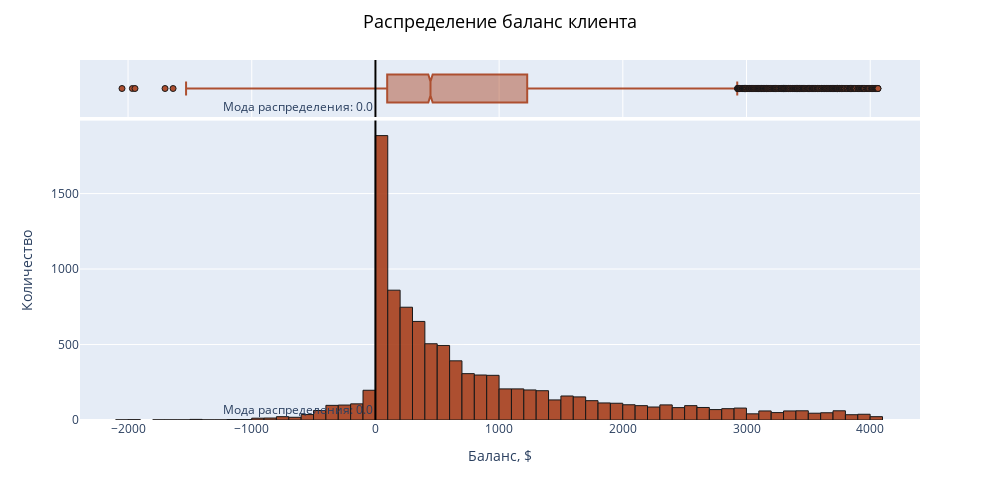

The notebook cell saved with this chart:
### Code cell
quant_fig('balance', 'баланс клиента', 'Баланс, $')

### Figure 1 — Plotly figure (JSON) as saved in the notebook; plotly's stock layout.template omitted (floating-point values rounded to 4 significant figures; data arrays with more than 128 entries replaced by an {"elided": "..."} marker saying what was removed)
{"data": [{"alignmentgroup": "True", "bingroup": "x", "hoverinfo": "all", "hovertemplate": "Баланс, $: %{x}<br> Количество: %{y}", "legendgroup": "", "marker": {"color": "rgb(167, 63, 27)", "line": {"color": "black", "width": 1}, "pattern": {"shape": ""}}, "name": "", "nbinsx": 100, "offsetgroup": "", "opacity": 0.9, "orientation": "v", "showlegend": false, "type": "histogram", "x": {"elided": "10105 int values"}, "xaxis": "x", "yaxis": "y"}, {"alignmentgroup": "True", "hoverinfo": "all", "hovertemplate": "Баланс, $: %{x}<br> Количество: %{y}", "legendgroup": "", "marker": {"color": "rgb(167, 63, 27)", "line": {"color": "black", "width": 1}}, "name": "", "notched": true, "offsetgroup": "", "opacity": 0.9, "showlegend": false, "type": "box", "x": {"elided": "10105 int values"}, "xaxis": "x2", "yaxis": "y2"}], "layout": {"annotations": [{"showarrow": false, "text": "Мода распределения: 0.0", "x": 0, "xanchor": "right", "xref": "x", "y": 0, "yanchor": "bottom", "yref": "y domain"}, {"showarrow": false, "text": "Мода распределения: 0.0", "x": 0, "xanchor": "right", "xref": "x2", "y": 0, "yanchor": "bottom", "yref": "y2 domain"}], "barmode": "relative", "height": 500, "legend": {"tracegroupgap": 0}, "margin": {"t": 60}, "shapes": [{"line": {"color": "black", "width": 2}, "type": "line", "x0": 0, "x1": 0, "xref": "x", "y0": 0, "y1": 1, "yref": "y domain"}, {"line": {"color": "black", "width": 2}, "type": "line", "x0": 0, "x1": 0, "xref": "x2", "y0": 0, "y1": 1, "yref": "y2 domain"}], "title": {"font": {"color": "black", "size": 18}, "text": "Распределение баланс клиента", "x": 0.5, "xanchor": "center", "y": 0.97, "yanchor": "top"}, "width": 1000, "xaxis": {"anchor": "y", "domain": [0, 1], "showspikes": true, "title": {"text": "Баланс, $"}}, "xaxis2": {"anchor": "y2", "domain": [0, 1], "matches": "x", "showgrid": true, "showspikes": true, "showticklabels": false}, "yaxis": {"anchor": "x", "domain": [0, 0.8316], "showspikes": true, "title": {"text": "Количество"}}, "yaxis2": {"anchor": "x2", "domain": [0.8416, 1], "matches": "y2", "showgrid": false, "showline": false, "showspikes": true, "showticklabels": false, "ticks": ""}}}
